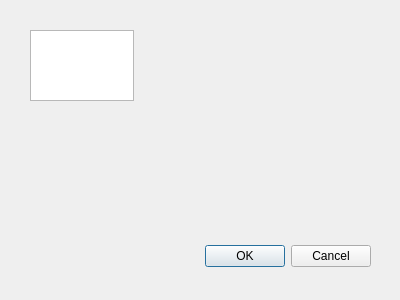
<?xml version="1.0" encoding="UTF-8"?>
<ui version="4.0">
 <class>Dialog</class>
 <widget class="QDialog" name="Dialog">
  <property name="geometry">
   <rect>
    <x>0</x>
    <y>0</y>
    <width>400</width>
    <height>300</height>
   </rect>
  </property>
  <property name="windowTitle">
   <string>Dialog</string>
  </property>
  <widget class="QDialogButtonBox" name="buttonBox">
   <property name="geometry">
    <rect>
     <x>30</x>
     <y>240</y>
     <width>341</width>
     <height>32</height>
    </rect>
   </property>
   <property name="orientation">
    <enum>Qt::Horizontal</enum>
   </property>
   <property name="standardButtons">
    <set>QDialogButtonBox::Cancel|QDialogButtonBox::Ok</set>
   </property>
  </widget>
  <widget class="QTextEdit" name="textEdit">
   <property name="geometry">
    <rect>
     <x>30</x>
     <y>30</y>
     <width>104</width>
     <height>71</height>
    </rect>
   </property>
  </widget>
 </widget>
 <resources/>
 <connections>
  <connection>
   <sender>buttonBox</sender>
   <signal>accepted()</signal>
   <receiver>Dialog</receiver>
   <slot>accept()</slot>
   <hints>
    <hint type="sourcelabel">
     <x>248</x>
     <y>254</y>
    </hint>
    <hint type="destinationlabel">
     <x>157</x>
     <y>274</y>
    </hint>
   </hints>
  </connection>
  <connection>
   <sender>buttonBox</sender>
   <signal>rejected()</signal>
   <receiver>Dialog</receiver>
   <slot>reject()</slot>
   <hints>
    <hint type="sourcelabel">
     <x>316</x>
     <y>260</y>
    </hint>
    <hint type="destinationlabel">
     <x>286</x>
     <y>274</y>
    </hint>
   </hints>
  </connection>
 </connections>
</ui>
